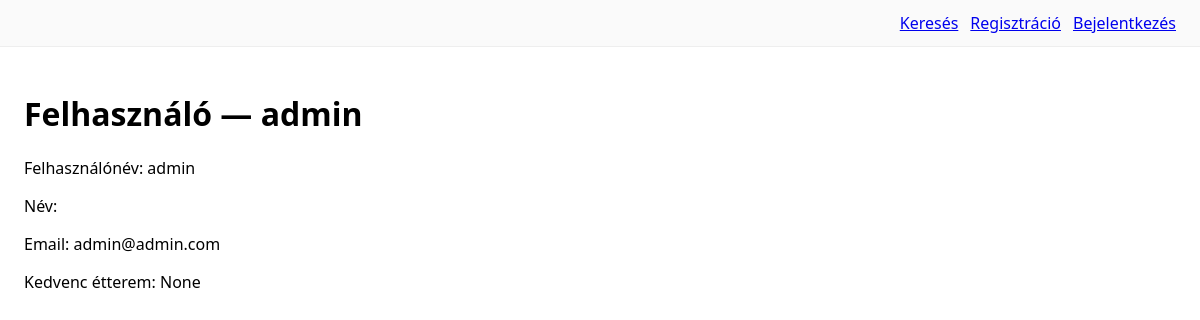
/felhasznalo/1/, run on the app's committed database.
### users/models.py (models this page shows)
class Felhasznalo(AbstractUser):
    nev = models.CharField("Név", max_length=150, blank=True)
    kedvenc_etterem = models.ForeignKey(
        "catalog.Etterem", on_delete=models.SET_NULL,
        null=True, blank=True, related_name="kedvelok",
        verbose_name="Kedvenc étterem",
    )
    class Meta:
        verbose_name = "Felhasználó"
        verbose_name_plural = "Felhasználók"
    def __str__(self):
        return self.nev or self.username

### users/views.py (the view)
# urls.py: path("felhasznalo/<int:pk>/", views.FelhasznaloDetailView.as_view(), name="felhasznalo_detail"),
class FelhasznaloDetailView(DetailView):
	model = Felhasznalo
	template_name = "users/felhasznalo_detail.html"

### templates/users/felhasznalo_detail.html (shortened to what this page needs)
{% extends "_base.html" %}
{% block content %}
<h1>Felhasználó — {{ object }}</h1>
<p>Felhasználónév: {{ object.username }}</p>
<p>Név: {{ object.nev }}</p>
<p>Email: {{ object.email }}</p>
<p>Kedvenc étterem: {{ object.kedvenc_etterem }}</p>
{% endblock %}

### templates/_base.html (style rules this page uses)
body { font-family:system-ui,Segoe UI,Arial;margin:0 }

### data on the page
Felhasznalo: nev+username "admin", username "admin", email "admin@admin.com", kedvenc_etterem "None"
